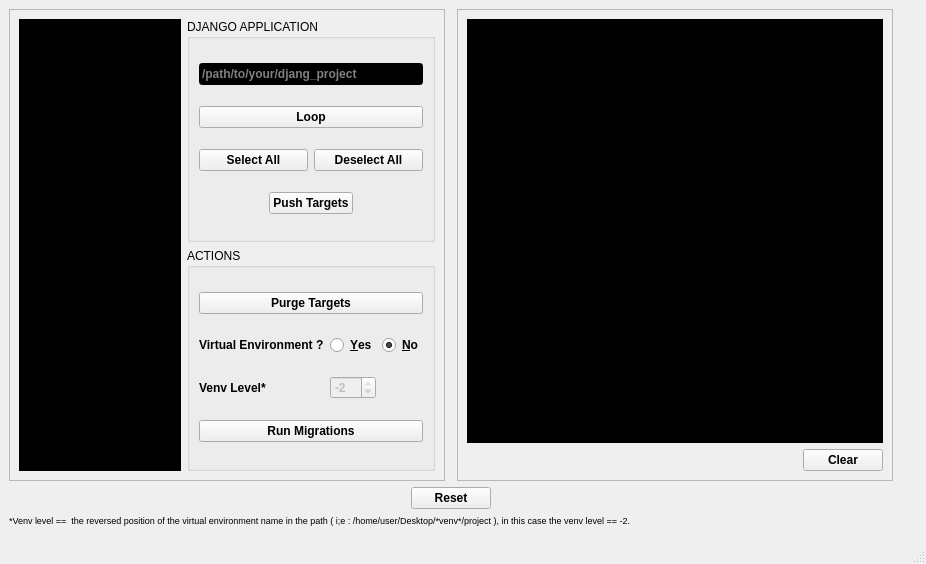
<?xml version="1.0" encoding="UTF-8"?>
<ui version="4.0">
 <class>Main_0</class>
 <widget class="QMainWindow" name="Main_0">
  <property name="geometry">
   <rect>
    <x>0</x>
    <y>0</y>
    <width>926</width>
    <height>564</height>
   </rect>
  </property>
  <property name="windowTitle">
   <string>Django Purger</string>
  </property>
  <property name="windowIcon">
   <iconset>
    <normaloff>icons/win_icon.png</normaloff>icons/win_icon.png</iconset>
  </property>
  <property name="styleSheet">
   <string notr="true"/>
  </property>
  <property name="tabShape">
   <enum>QTabWidget::Triangular</enum>
  </property>
  <widget class="QWidget" name="centralwidget">
   <property name="styleSheet">
    <string notr="true"/>
   </property>
   <layout class="QGridLayout" name="cw_gl">
    <item row="9" column="3" rowspan="2">
     <widget class="QWidget" name="dir_wget" native="true">
      <layout class="QGridLayout" name="gridLayout"/>
     </widget>
    </item>
    <item row="3" column="0" colspan="3">
     <layout class="QHBoxLayout" name="reset_hl">
      <item>
       <spacer name="horizontalSpacer_2">
        <property name="orientation">
         <enum>Qt::Horizontal</enum>
        </property>
        <property name="sizeHint" stdset="0">
         <size>
          <width>40</width>
          <height>20</height>
         </size>
        </property>
       </spacer>
      </item>
      <item>
       <widget class="QPushButton" name="reset_btn">
        <property name="font">
         <font>
          <weight>75</weight>
          <bold>true</bold>
         </font>
        </property>
        <property name="cursor">
         <cursorShape>WaitCursor</cursorShape>
        </property>
        <property name="styleSheet">
         <string notr="true"/>
        </property>
        <property name="text">
         <string>Reset</string>
        </property>
        <property name="icon">
         <iconset>
          <normaloff>icons/icons8-rotate-right-filled-96.png</normaloff>icons/icons8-rotate-right-filled-96.png</iconset>
        </property>
        <property name="iconSize">
         <size>
          <width>20</width>
          <height>20</height>
         </size>
        </property>
        <property name="default">
         <bool>false</bool>
        </property>
        <property name="flat">
         <bool>false</bool>
        </property>
       </widget>
      </item>
      <item>
       <spacer name="horizontalSpacer_3">
        <property name="orientation">
         <enum>Qt::Horizontal</enum>
        </property>
        <property name="sizeHint" stdset="0">
         <size>
          <width>40</width>
          <height>20</height>
         </size>
        </property>
       </spacer>
      </item>
     </layout>
    </item>
    <item row="0" column="0">
     <widget class="QFrame" name="frame">
      <property name="frameShape">
       <enum>QFrame::StyledPanel</enum>
      </property>
      <property name="frameShadow">
       <enum>QFrame::Raised</enum>
      </property>
      <layout class="QGridLayout" name="gridLayout_2">
       <item row="0" column="2">
        <widget class="QGroupBox" name="app_gb">
         <property name="styleSheet">
          <string notr="true"/>
         </property>
         <property name="title">
          <string>DJANGO APPLICATION</string>
         </property>
         <layout class="QVBoxLayout" name="da_gb">
          <item>
           <widget class="QLineEdit" name="bd_le">
            <property name="font">
             <font>
              <weight>75</weight>
              <bold>true</bold>
             </font>
            </property>
            <property name="styleSheet">
             <string notr="true">background-color: rgb(0, 0, 0);
color: rgb(255, 255, 255);</string>
            </property>
            <property name="text">
             <string/>
            </property>
            <property name="placeholderText">
             <string>/path/to/your/djang_project</string>
            </property>
            <property name="clearButtonEnabled">
             <bool>true</bool>
            </property>
           </widget>
          </item>
          <item>
           <widget class="QPushButton" name="bd_btn">
            <property name="enabled">
             <bool>true</bool>
            </property>
            <property name="font">
             <font>
              <weight>75</weight>
              <bold>true</bold>
             </font>
            </property>
            <property name="cursor">
             <cursorShape>PointingHandCursor</cursorShape>
            </property>
            <property name="styleSheet">
             <string notr="true"/>
            </property>
            <property name="text">
             <string>Loop</string>
            </property>
            <property name="icon">
             <iconset>
              <normaloff>icons/icons8-synchronize-filled-96.png</normaloff>icons/icons8-synchronize-filled-96.png</iconset>
            </property>
            <property name="iconSize">
             <size>
              <width>16</width>
              <height>16</height>
             </size>
            </property>
           </widget>
          </item>
          <item>
           <layout class="QVBoxLayout" name="app_gb_ahl"/>
          </item>
          <item>
           <layout class="QHBoxLayout" name="app_gb_hl0">
            <item>
             <widget class="QPushButton" name="select_btn">
              <property name="font">
               <font>
                <weight>75</weight>
                <bold>true</bold>
               </font>
              </property>
              <property name="cursor">
               <cursorShape>PointingHandCursor</cursorShape>
              </property>
              <property name="styleSheet">
               <string notr="true"/>
              </property>
              <property name="text">
               <string>Select All</string>
              </property>
              <property name="icon">
               <iconset>
                <normaloff>icons/icons8-check-all-filled-96.png</normaloff>icons/icons8-check-all-filled-96.png</iconset>
              </property>
             </widget>
            </item>
            <item>
             <widget class="QPushButton" name="deselect_btn">
              <property name="font">
               <font>
                <weight>75</weight>
                <bold>true</bold>
               </font>
              </property>
              <property name="cursor">
               <cursorShape>PointingHandCursor</cursorShape>
              </property>
              <property name="styleSheet">
               <string notr="true"/>
              </property>
              <property name="text">
               <string>Deselect All</string>
              </property>
              <property name="icon">
               <iconset>
                <normaloff>icons/icons8-uncheck-all-filled-100.png</normaloff>icons/icons8-uncheck-all-filled-100.png</iconset>
              </property>
             </widget>
            </item>
           </layout>
          </item>
          <item>
           <layout class="QHBoxLayout" name="push_hl">
            <item>
             <spacer name="push_spacer_0">
              <property name="orientation">
               <enum>Qt::Horizontal</enum>
              </property>
              <property name="sizeHint" stdset="0">
               <size>
                <width>40</width>
                <height>20</height>
               </size>
              </property>
             </spacer>
            </item>
            <item>
             <widget class="QPushButton" name="push_btn">
              <property name="font">
               <font>
                <weight>75</weight>
                <bold>true</bold>
               </font>
              </property>
              <property name="cursor">
               <cursorShape>PointingHandCursor</cursorShape>
              </property>
              <property name="styleSheet">
               <string notr="true"/>
              </property>
              <property name="text">
               <string>Push Targets</string>
              </property>
              <property name="icon">
               <iconset>
                <normaloff>icons/icons8-natural-user-interface-2-filled-100.png</normaloff>icons/icons8-natural-user-interface-2-filled-100.png</iconset>
              </property>
             </widget>
            </item>
            <item>
             <spacer name="push_spacer_1">
              <property name="orientation">
               <enum>Qt::Horizontal</enum>
              </property>
              <property name="sizeHint" stdset="0">
               <size>
                <width>40</width>
                <height>20</height>
               </size>
              </property>
             </spacer>
            </item>
           </layout>
          </item>
         </layout>
        </widget>
       </item>
       <item row="1" column="2">
        <widget class="QGroupBox" name="cw_gb">
         <property name="styleSheet">
          <string notr="true"/>
         </property>
         <property name="title">
          <string>ACTIONS</string>
         </property>
         <property name="flat">
          <bool>false</bool>
         </property>
         <layout class="QGridLayout" name="cw_gb_gl">
          <item row="6" column="1">
           <widget class="QRadioButton" name="venv_yes_radio">
            <property name="font">
             <font>
              <weight>75</weight>
              <bold>true</bold>
             </font>
            </property>
            <property name="text">
             <string>&amp;Yes</string>
            </property>
           </widget>
          </item>
          <item row="6" column="2">
           <widget class="QRadioButton" name="venv_no_radio">
            <property name="font">
             <font>
              <weight>75</weight>
              <bold>true</bold>
             </font>
            </property>
            <property name="text">
             <string>&amp;No</string>
            </property>
            <property name="checked">
             <bool>true</bool>
            </property>
           </widget>
          </item>
          <item row="6" column="0">
           <widget class="QLabel" name="label">
            <property name="font">
             <font>
              <weight>75</weight>
              <bold>true</bold>
             </font>
            </property>
            <property name="text">
             <string>Virtual Environment ?</string>
            </property>
           </widget>
          </item>
          <item row="8" column="0" colspan="3">
           <widget class="QPushButton" name="migration_btn">
            <property name="font">
             <font>
              <weight>75</weight>
              <bold>true</bold>
             </font>
            </property>
            <property name="cursor">
             <cursorShape>BusyCursor</cursorShape>
            </property>
            <property name="styleSheet">
             <string notr="true"/>
            </property>
            <property name="text">
             <string>Run Migrations</string>
            </property>
            <property name="icon">
             <iconset>
              <normaloff>icons/icons8-upload-database-archive-100.png</normaloff>icons/icons8-upload-database-archive-100.png</iconset>
            </property>
           </widget>
          </item>
          <item row="4" column="0" colspan="3">
           <widget class="QPushButton" name="purge_btn">
            <property name="font">
             <font>
              <weight>75</weight>
              <bold>true</bold>
             </font>
            </property>
            <property name="cursor">
             <cursorShape>PointingHandCursor</cursorShape>
            </property>
            <property name="styleSheet">
             <string notr="true"/>
            </property>
            <property name="text">
             <string>Purge Targets</string>
            </property>
            <property name="icon">
             <iconset>
              <normaloff>icons/icons8-delete-database-100.png</normaloff>icons/icons8-delete-database-100.png</iconset>
            </property>
           </widget>
          </item>
          <item row="7" column="0">
           <widget class="QLabel" name="label_2">
            <property name="font">
             <font>
              <weight>75</weight>
              <bold>true</bold>
             </font>
            </property>
            <property name="text">
             <string>Venv Level*</string>
            </property>
           </widget>
          </item>
          <item row="7" column="1">
           <widget class="QSpinBox" name="venv_level_sb">
            <property name="enabled">
             <bool>false</bool>
            </property>
            <property name="font">
             <font>
              <weight>75</weight>
              <bold>true</bold>
             </font>
            </property>
            <property name="minimum">
             <number>-10</number>
            </property>
            <property name="maximum">
             <number>-2</number>
            </property>
            <property name="value">
             <number>-2</number>
            </property>
           </widget>
          </item>
         </layout>
        </widget>
       </item>
       <item row="0" column="0" rowspan="2">
        <widget class="QTreeView" name="treeView">
         <property name="cursor" stdset="0">
          <cursorShape>PointingHandCursor</cursorShape>
         </property>
         <property name="styleSheet">
          <string notr="true">background-color: rgb(0, 0, 0);
color: rgb(255, 255, 255);</string>
         </property>
         <property name="sizeAdjustPolicy">
          <enum>QAbstractScrollArea::AdjustToContents</enum>
         </property>
        </widget>
       </item>
      </layout>
     </widget>
    </item>
    <item row="0" column="2">
     <widget class="QFrame" name="frame_2">
      <property name="frameShape">
       <enum>QFrame::StyledPanel</enum>
      </property>
      <property name="frameShadow">
       <enum>QFrame::Raised</enum>
      </property>
      <layout class="QGridLayout" name="gridLayout_3">
       <item row="1" column="0">
        <layout class="QGridLayout" name="console_gl">
         <item row="4" column="1">
          <widget class="QPushButton" name="clear_btn">
           <property name="font">
            <font>
             <weight>75</weight>
             <bold>true</bold>
            </font>
           </property>
           <property name="cursor">
            <cursorShape>ArrowCursor</cursorShape>
           </property>
           <property name="styleSheet">
            <string notr="true"/>
           </property>
           <property name="text">
            <string>Clear</string>
           </property>
           <property name="icon">
            <iconset>
             <normaloff>icons/icons8-clear-formatting-filled-100.png</normaloff>icons/icons8-clear-formatting-filled-100.png</iconset>
           </property>
          </widget>
         </item>
         <item row="4" column="0">
          <spacer name="horizontalSpacer">
           <property name="orientation">
            <enum>Qt::Horizontal</enum>
           </property>
           <property name="sizeHint" stdset="0">
            <size>
             <width>40</width>
             <height>20</height>
            </size>
           </property>
          </spacer>
         </item>
         <item row="3" column="0" colspan="2">
          <widget class="QTextEdit" name="console_log">
           <property name="styleSheet">
            <string notr="true">background-color: rgb(0, 0, 0);
color: rgb(255, 255, 255);</string>
           </property>
           <property name="sizeAdjustPolicy">
            <enum>QAbstractScrollArea::AdjustToContents</enum>
           </property>
           <property name="readOnly">
            <bool>true</bool>
           </property>
          </widget>
         </item>
        </layout>
       </item>
      </layout>
     </widget>
    </item>
    <item row="9" column="0" colspan="3">
     <widget class="QLabel" name="label_3">
      <property name="font">
       <font>
        <pointsize>7</pointsize>
       </font>
      </property>
      <property name="text">
       <string>*Venv level ==  the reversed position of the virtual environment name in the path ( i;e : /home/user/Desktop/*venv*/project ), in this case the venv level == -2.</string>
      </property>
     </widget>
    </item>
   </layout>
  </widget>
  <widget class="QStatusBar" name="dp_statusbar">
   <property name="cursor">
    <cursorShape>BlankCursor</cursorShape>
   </property>
  </widget>
 </widget>
 <tabstops>
  <tabstop>treeView</tabstop>
  <tabstop>bd_le</tabstop>
  <tabstop>bd_btn</tabstop>
  <tabstop>select_btn</tabstop>
  <tabstop>deselect_btn</tabstop>
  <tabstop>push_btn</tabstop>
  <tabstop>purge_btn</tabstop>
  <tabstop>venv_yes_radio</tabstop>
  <tabstop>venv_no_radio</tabstop>
  <tabstop>migration_btn</tabstop>
  <tabstop>console_log</tabstop>
  <tabstop>clear_btn</tabstop>
  <tabstop>reset_btn</tabstop>
 </tabstops>
 <resources/>
 <connections>
  <connection>
   <sender>venv_yes_radio</sender>
   <signal>toggled(bool)</signal>
   <receiver>venv_level_sb</receiver>
   <slot>setEnabled(bool)</slot>
   <hints>
    <hint type="sourcelabel">
     <x>336</x>
     <y>331</y>
    </hint>
    <hint type="destinationlabel">
     <x>347</x>
     <y>388</y>
    </hint>
   </hints>
  </connection>
 </connections>
</ui>
